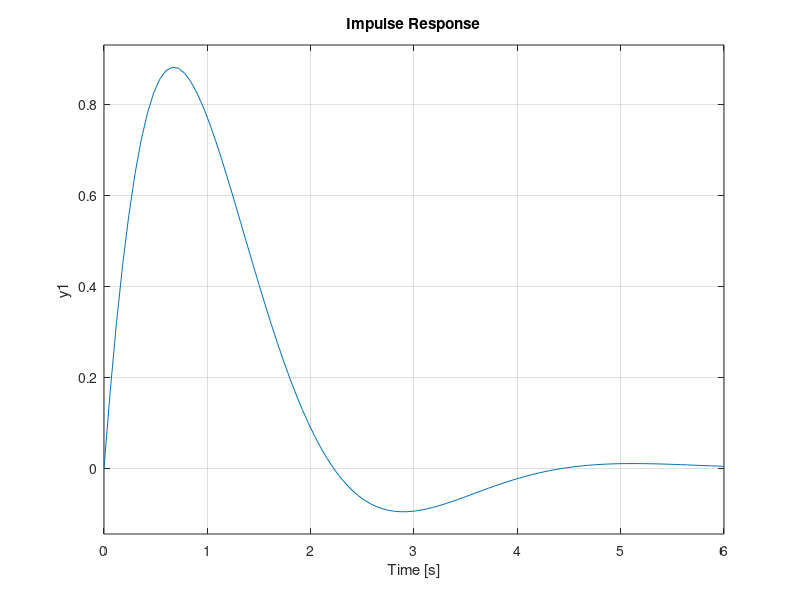

Write the MATLAB code that produced this figure.
% Para simular a resposta a um impulso unitário (em t = 0s) de um sistema 
% utiliza- se a função impulse, fornecendo as matrizes representativas do 
% sistema pela variável tipo sys. Considerando o sistema sys do exemplo 
% anterior, a resposta ao impulso é obtida com o comando:

function impulse_sys()

A = [0 1; -3 -2];
B = [0; 3];
C = [1 0];
D = [0];

sys = ss(A,B,C,D);

impulse(sys);

% Guarda as informacoes de deslocamento em y
% Guarda as informacoes de tempo em t
[y t] = impulse(sys, 10);

end